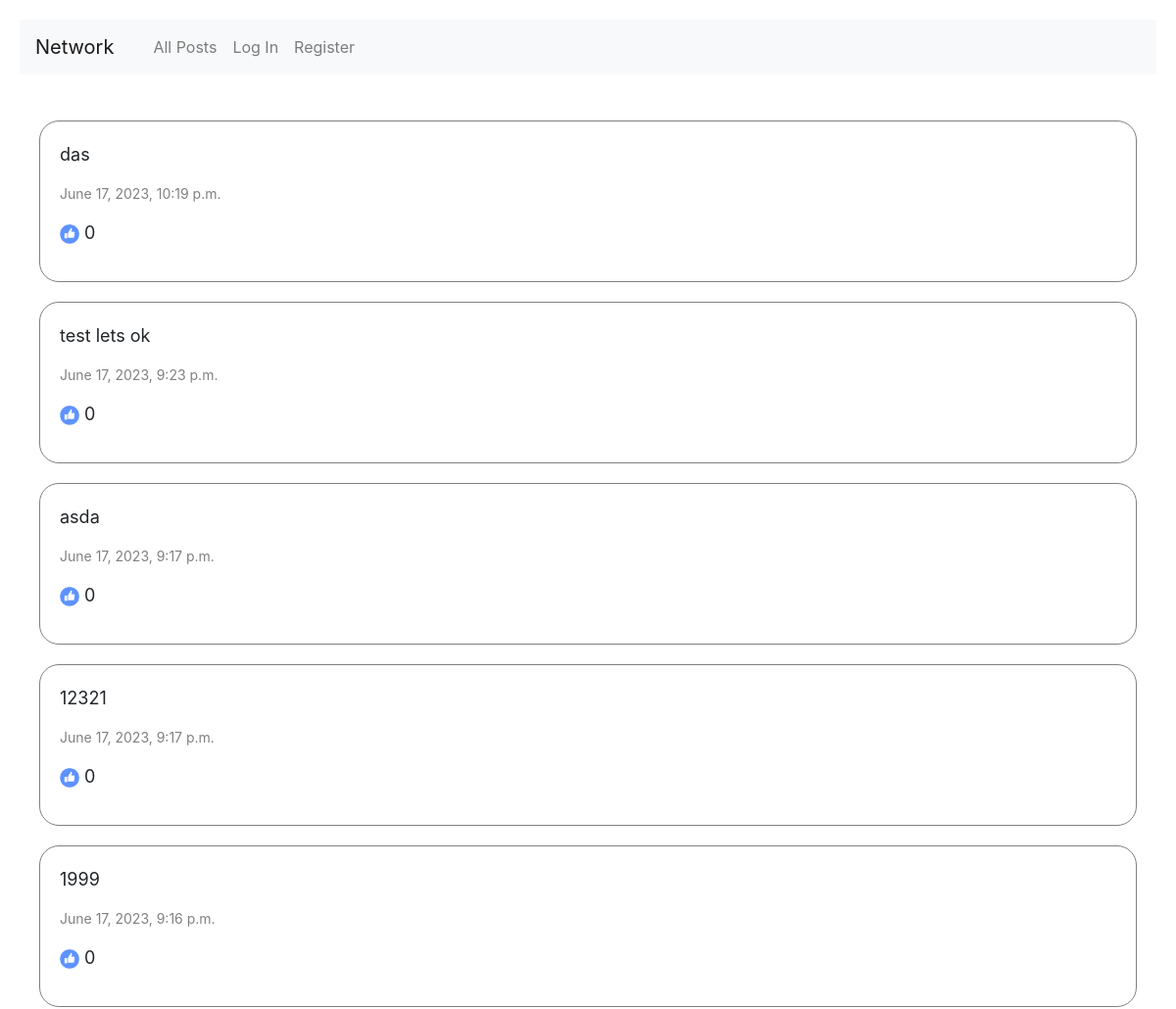
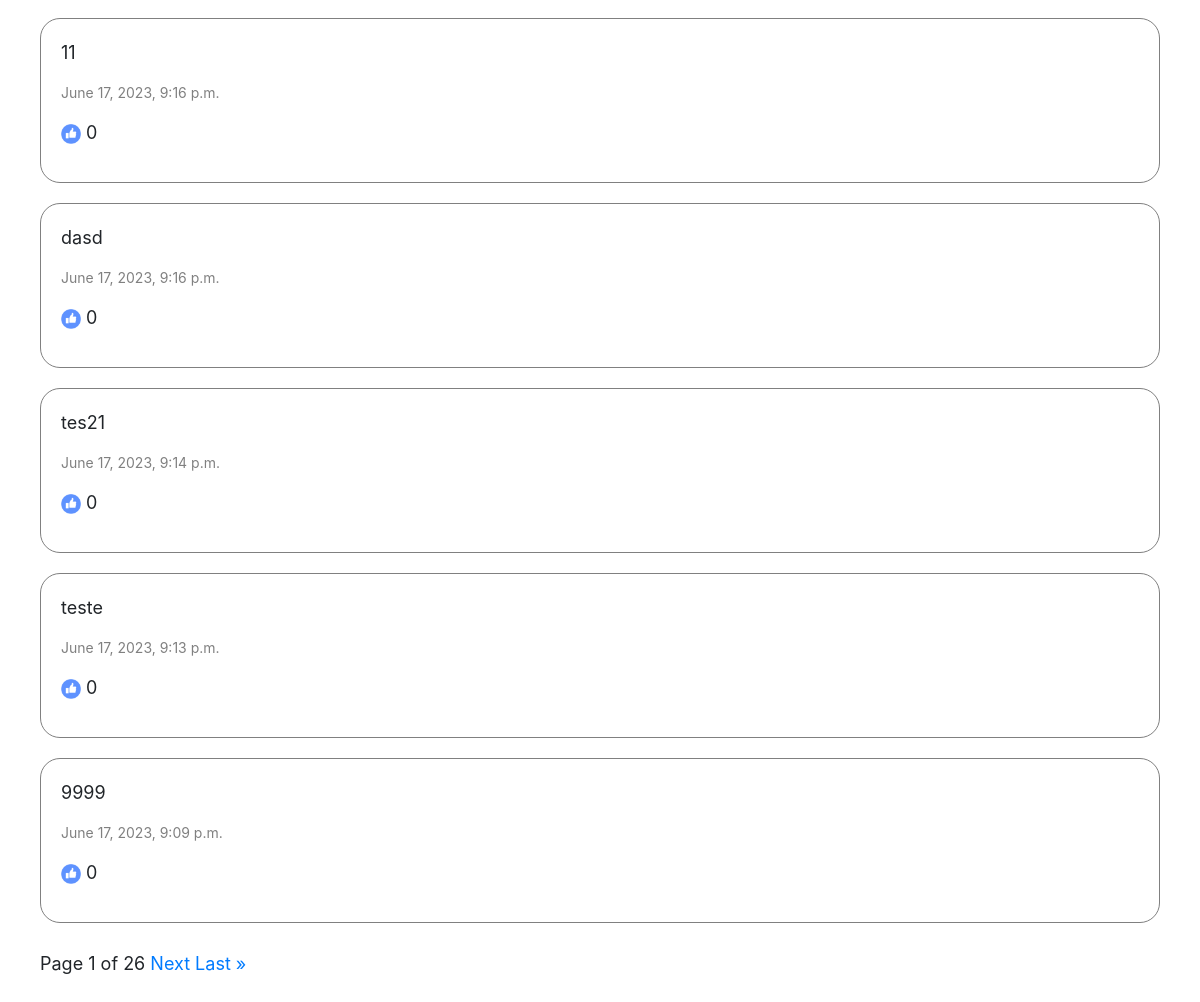
The app's page /posts/all/garrido02 with its own data (2 pictures, top to bottom).
### network/models.py (models this page shows, shortened)
class Post(models.Model):
    author = models.ForeignKey(User, on_delete=models.CASCADE, related_name='posts')
    body = models.TextField(blank=True)
    timestamp = models.DateTimeField(auto_now_add=True)
    likes = models.ManyToManyField(User, related_name="likes")

### network/views.py (the view)
# urls.py: path("posts/all/<str:author>", views.user_posts, name="user_posts"),
def user_posts(request, author):
    user = request.user
    posts = Post.objects.filter(author__username=author)
    posts = posts.order_by('-timestamp').all()
    p = Paginator(posts, 10)
    page = request.GET.get('page')
    list = p.get_page(page)
    return render(request, "network/profile.html", {
        'user':user,
        'list':list
    })

### network/templates/network/profile.html (shortened to what this page needs)
{% extends "network/layout.html" %}
{% load static %}
{% block body %}
    <br>
    <div id="profile-view">
        <div id="profile_posts">
            {% for l in list %}
                <div class="post post_{{ l.id }}">
                    <p class="body body_{{ l.id }}">{{ l.body }}</p>
                    <p class="timestamp timestamp_{{ l.id }}">{{ l.timestamp }}</p>
                    <p class="likes likes_{{ l.id }}"><image class="image" src="/static/network/like.png" alt="like"> {{ l.likes.all | length }}</p>
                </div>
            {% endfor %}
        </div>
        <br>
        Page {{ list.number }} of {{ list.paginator.num_pages }}
        {% if list.has_next %}
            <a href="?page={{ list.next_page_number }}">Next</a>
            <a href="?page={{ list.paginator.num_pages }}">Last &raquo</a>
        {% endif %}
    </div>
    </div>
{% endblock %}

### network/static/network/styles.css (style rules this page uses)
body { padding: 20px; }
#main-container, #profile-view { margin: 20px; }
.image, .image:hover { width: 20px; }
.post { border-radius: 20px; border: solid 1px gray; padding: 20px; transition-duration: 1.2s; margin-top: 20px; animation: none; animation-duration: 0.8s; animation-fill-mode: forwards; animation-play-state: paused; animation-timing-function: ease-in; }
.body { font-weight: normal; font-size: 18px; }
.timestamp { font-weight: normal; color: gray; font-size: 14px }

### records on screen
Post: body "das", timestamp "June 17, 2023, 10:19 p.m.", likes.all|length "0"
Post: body "test lets ok", timestamp "June 17, 2023, 9:23 p.m.", likes.all|length "0"
Post: body "asda", timestamp "June 17, 2023, 9:17 p.m.", likes.all|length "0"
Post: body "12321", timestamp "June 17, 2023, 9:17 p.m.", likes.all|length "0"
Post: body "1999", timestamp "June 17, 2023, 9:16 p.m.", likes.all|length "0"
Post: body "11", timestamp "June 17, 2023, 9:16 p.m.", likes.all|length "0"
Post: body "dasd", timestamp "June 17, 2023, 9:16 p.m.", likes.all|length "0"
Post: body "tes21", timestamp "June 17, 2023, 9:14 p.m.", likes.all|length "0"
Post: body "teste", timestamp "June 17, 2023, 9:13 p.m.", likes.all|length "0"
Post: body "9999", timestamp "June 17, 2023, 9:09 p.m.", likes.all|length "0"

### other values on screen
{{ list.number }} "1"
{{ list.paginator.num_pages }} "26"
